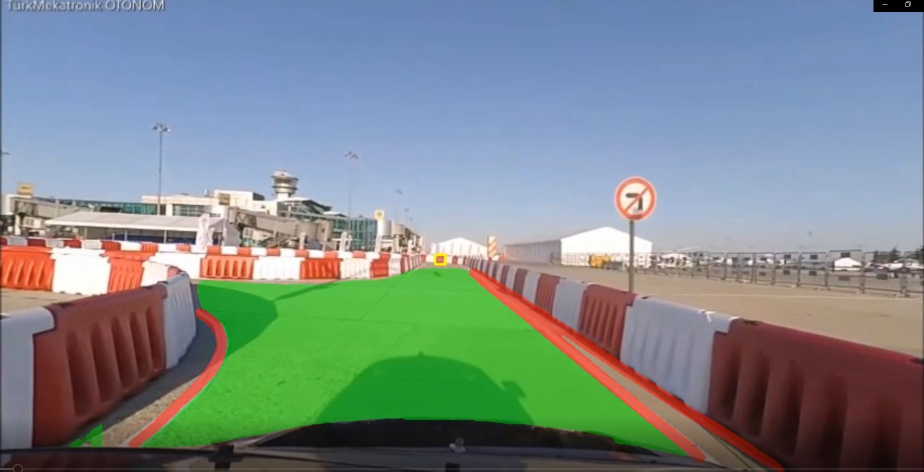
#> input picture YOLOPv2 1.posta/runs/detect/aa.jpg, 1848 x 943 px (shown at 1/2 size)
$ python birdseye.py
#> lines starting #> are read from the running program, lines starting #| are printed output that depends on the picture
import cv2
import numpy as np
import matplotlib
matplotlib.use('qt5agg')
import matplotlib.pyplot as plt
import time
# To open matplotlib in interactive mode


# Load the image
img = cv2.imread('aa.jpg')
#> img is the input picture: shape (943, 1848, 3); mean B, G, R 138.2, 137.6, 124.6

# Create a copy of the image
img_copy = np.copy(img)

# Convert to RGB so as to display via matplotlib
# Using Matplotlib we can easily find the coordinates
# of the 4 points that is essential for finding the
# transformation matrix
img_copy = cv2.cvtColor(img_copy, cv2.COLOR_BGR2RGB)
plt.imshow(img_copy)
plt.show()


# All points are in format [cols, rows]
pt_A = [25, 540]
pt_B = [25, 830]
pt_C = [1820, 830]
pt_D = [1820, 540]

width_AD = np.sqrt(((pt_A[0] - pt_D[0]) ** 2) + ((pt_A[1] - pt_D[1]) ** 2))
width_BC = np.sqrt(((pt_B[0] - pt_C[0]) ** 2) + ((pt_B[1] - pt_C[1]) ** 2))
maxWidth = max(int(width_AD), int(width_BC))

height_AB = np.sqrt(((pt_A[0] - pt_B[0]) ** 2) + ((pt_A[1] - pt_B[1]) ** 2))
height_CD = np.sqrt(((pt_C[0] - pt_D[0]) ** 2) + ((pt_C[1] - pt_D[1]) ** 2))
maxHeight = max(int(height_AB), int(height_CD))


input_pts = np.float32([pt_A, pt_B, pt_C, pt_D])
cm= 65
#görüş düzgün yamuğunun oranları a,b ve h
a=10
b=50
h=18
output_pts = np.float32([[0, 0],
                        [(b-a)*cm/2, h*cm],
                        [(b+a)*cm/2, h*cm],
                        [b*cm, 0]])

# Compute the perspective transform M
# Compute the perspective transform M
t1 = time.time()
M = cv2.getPerspectiveTransform(input_pts, output_pts)

# Apply the perspective transformation to the image
out = cv2.warpPerspective(img, M, (img.shape[1], img.shape[0]), flags=cv2.INTER_LINEAR)
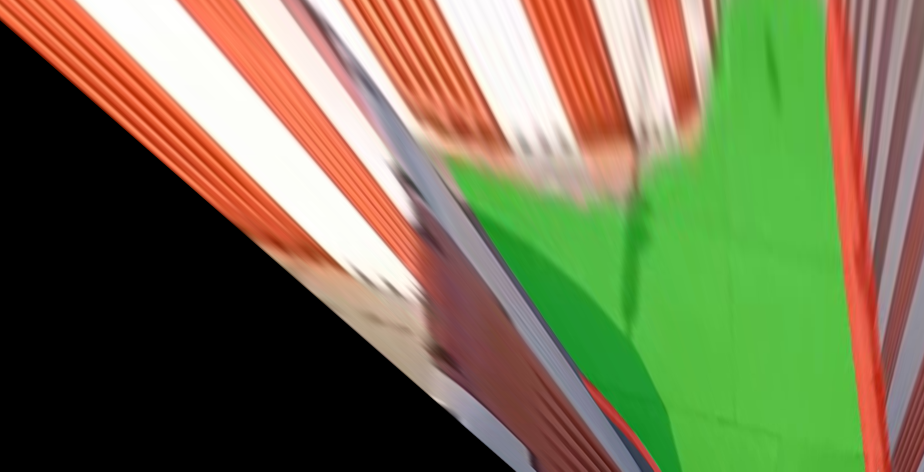
#> out: shape (943, 1848, 3) (shown at 1/2 size); mean B, G, R 78.4, 114.3, 115.7
t2 = time.time()
# Display the transformed image
print(f"Time taken: {t2-t1:.6f} seconds")

plt.imshow(out)
plt.show()

$ run again, with YOLOPv2 1.posta/runs/detect/ev.jpg copied over YOLOPv2 1.posta/runs/detect/aa.jpg
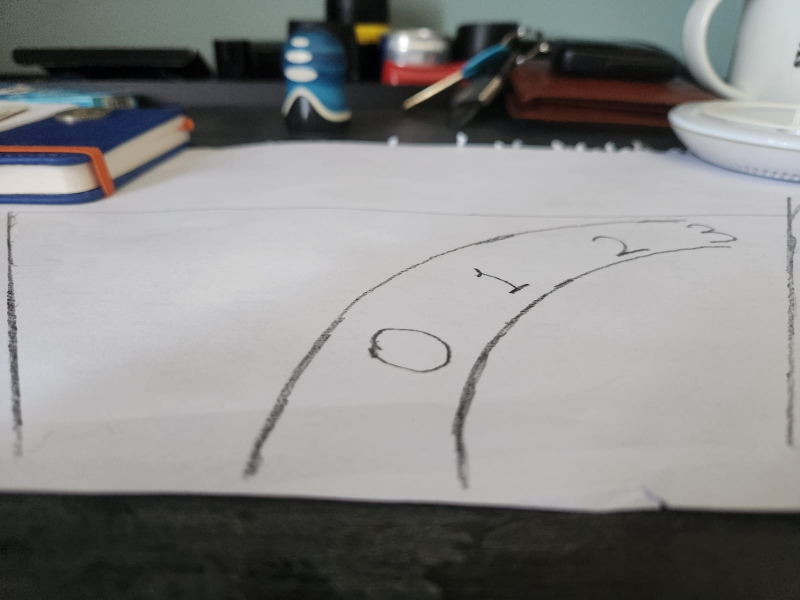
#> input picture YOLOPv2 1.posta/runs/detect/ev.jpg, 1600 x 1200 px (shown at 1/2 size)
#> img is the input picture: shape (1200, 1600, 3); mean B, G, R 134, 134.7, 134.6
#> `out = cv2.warpPerspective(img, M, (img.shape[1], img.shape[0]), flags=..`:
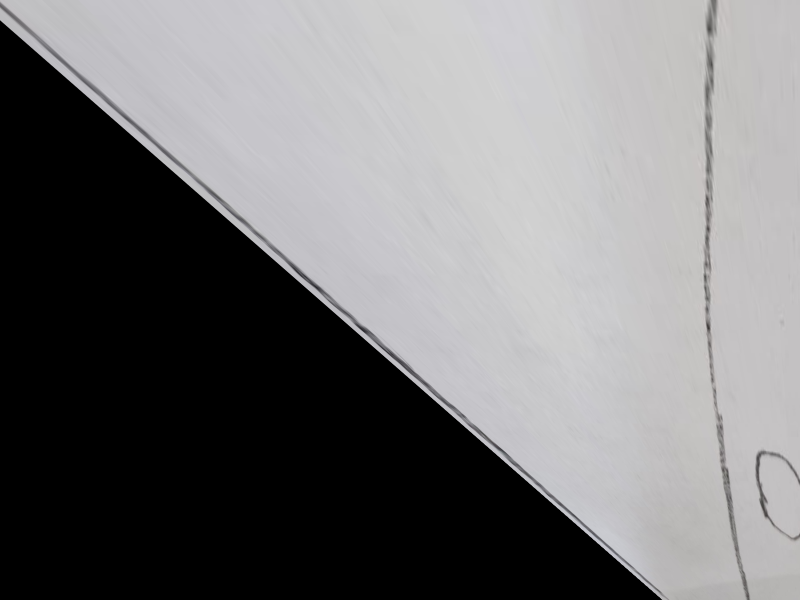
#> out: shape (1200, 1600, 3) (shown at 1/2 size); mean B, G, R 118.1, 117.1, 117.6

$ run again, with YOLOPv2 1.posta/runs/detect/ev2.jpg copied over YOLOPv2 1.posta/runs/detect/aa.jpg
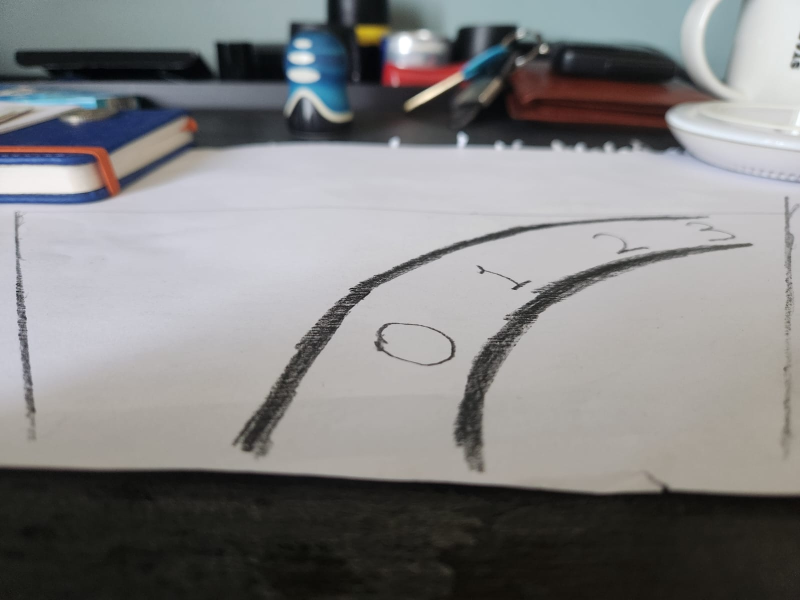
#> input picture YOLOPv2 1.posta/runs/detect/ev2.jpg, 1600 x 1200 px (shown at 1/2 size)
#> img is the input picture: shape (1200, 1600, 3); mean B, G, R 130.2, 129.8, 130.3
#> `out = cv2.warpPerspective(img, M, (img.shape[1], img.shape[0]), flags=..`:
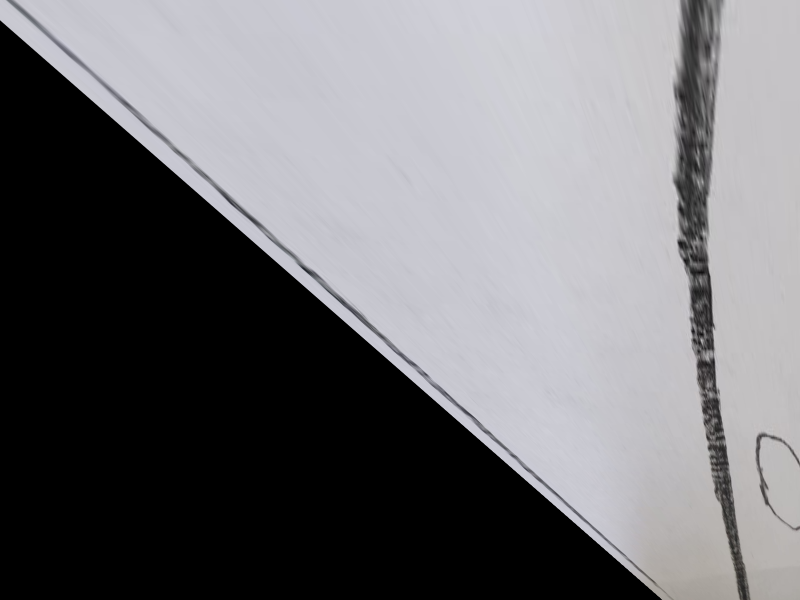
#> out: shape (1200, 1600, 3) (shown at 1/2 size); mean B, G, R 117.1, 113.8, 114.3

$ run again, with YOLOPv2 1.posta/runs/detect/ev3.jpg copied over YOLOPv2 1.posta/runs/detect/aa.jpg
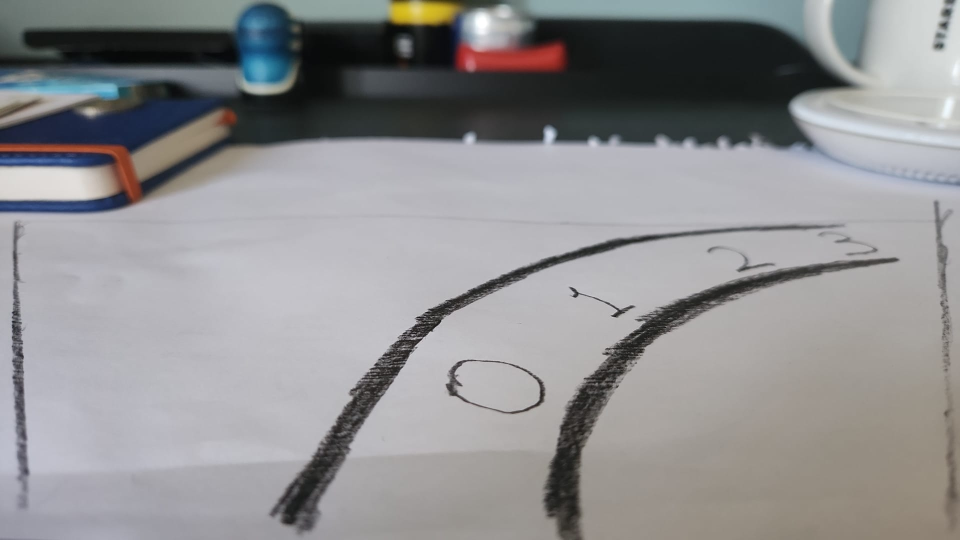
#> input picture YOLOPv2 1.posta/runs/detect/ev3.jpg, 1920 x 1080 px (shown at 1/2 size)
#> img is the input picture: shape (1080, 1920, 3); mean B, G, R 144.7, 143.2, 143.5
#> `out = cv2.warpPerspective(img, M, (img.shape[1], img.shape[0]), flags=..`:
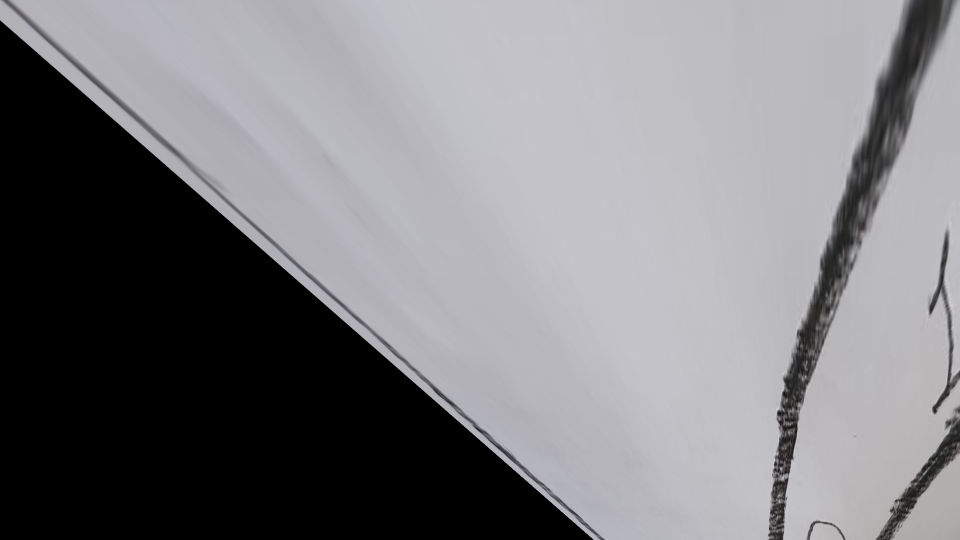
#> out: shape (1080, 1920, 3) (shown at 1/2 size); mean B, G, R 128.5, 125, 125.7
